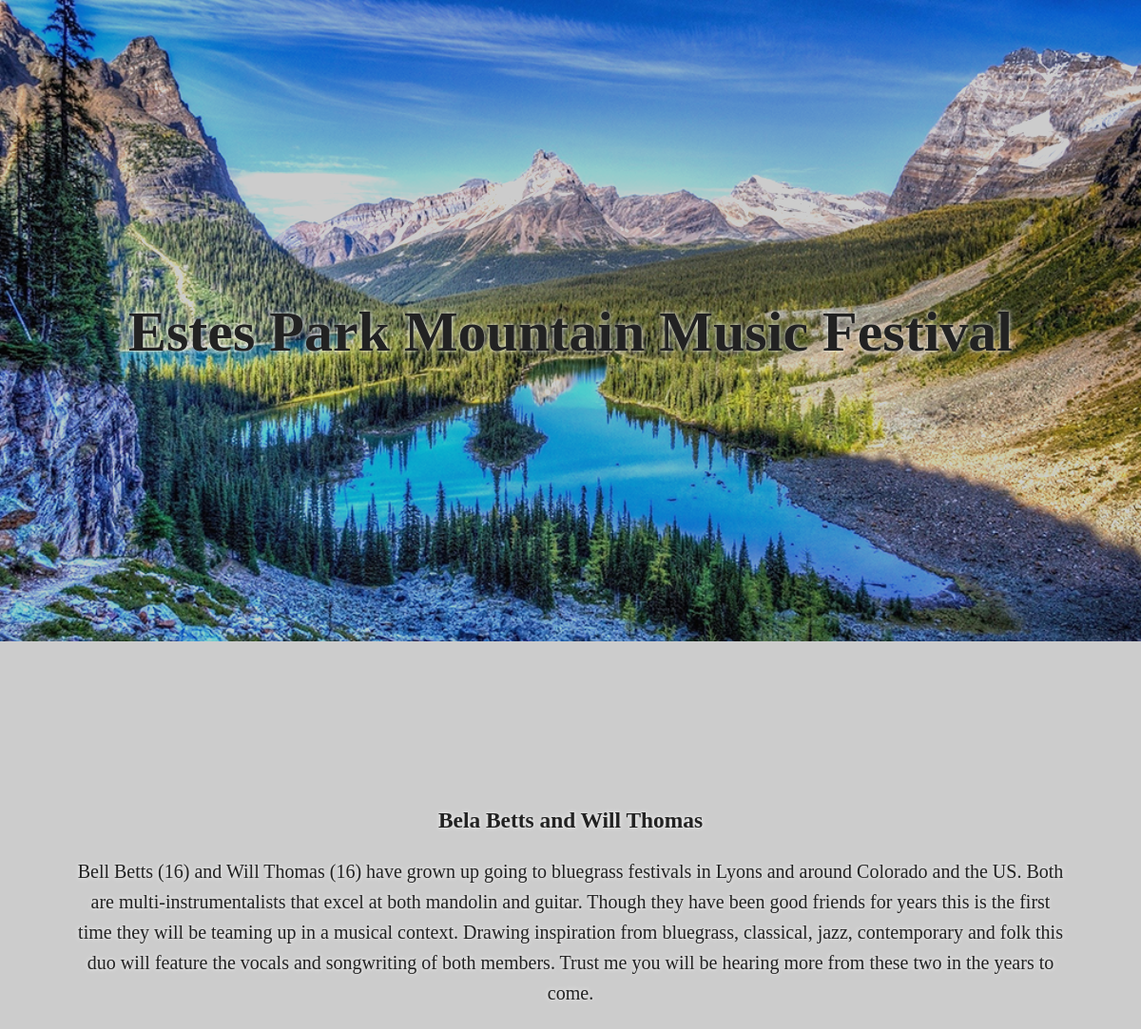
Before: /band/6/ with the older database file.
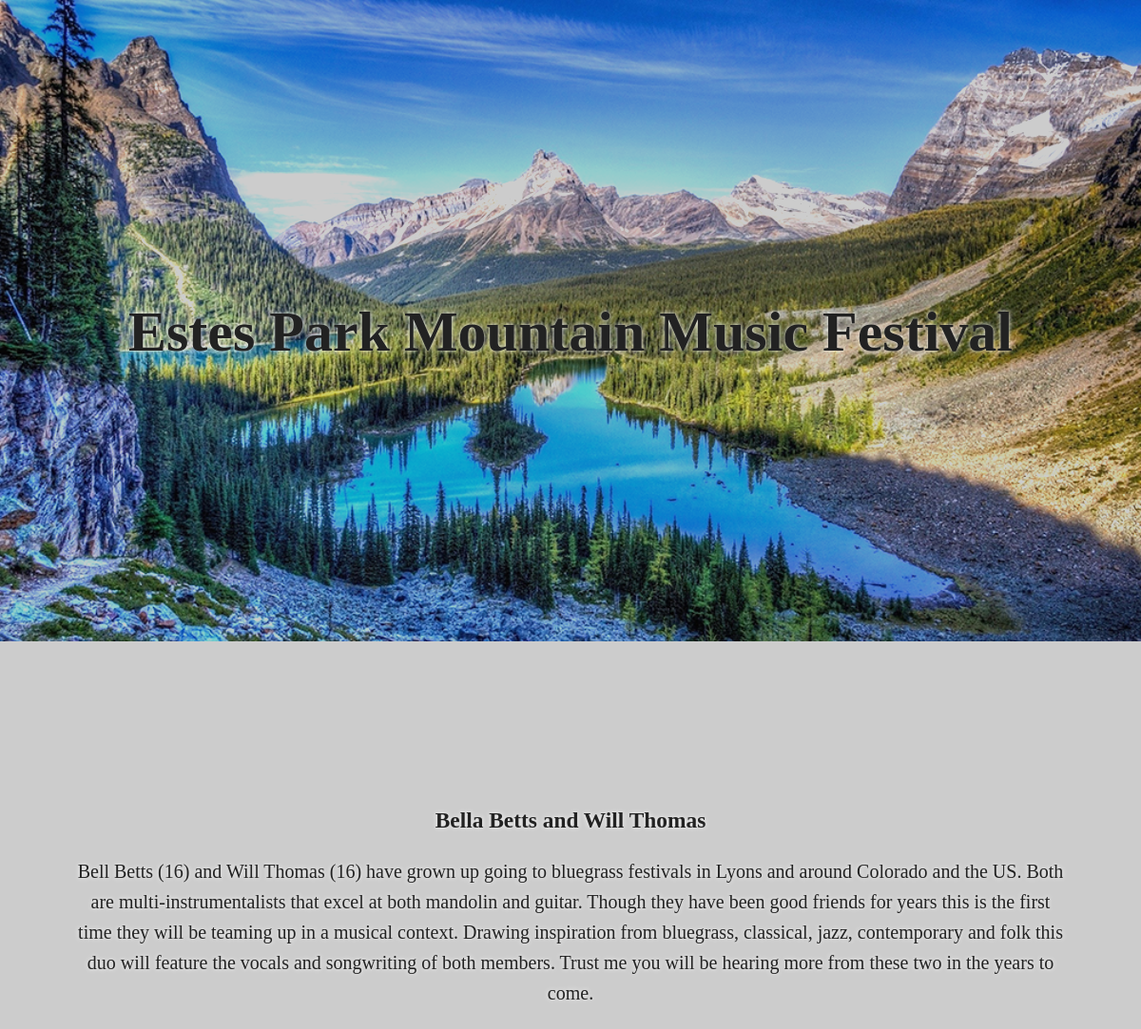
After: the same page with the newer database file.
### bands/models.py (models this page shows, shortened)
class band(models.Model):
    priority = models.CharField(max_length=2)
    name = models.CharField(max_length=255)
    description = models.TextField(blank=True, null=True)
    short_description = models.CharField(blank=True, null=True, max_length=100)
    video = models.URLField(max_length=200, blank=True, null=True)
    website = models.URLField(max_length=200, blank=True, null=True)

### bands/views.py (the view)
# urls.py: url(r'^band/(?P<pk>\d+)/$', band_details, name='band'),
def band_details(request, pk):
    bandx = get_object_or_404(band, pk=pk)
    return render(request, 'band_detail.html', {'band': bandx})

### Templates/band_detail.html (shortened to what this page needs)
{% extends '_partials/base.html' %}
{% block content %}
    <h3>
      {% if band.website %}<a href="{{ band.website }}" class="name"> {% endif %} {{ band.name }} {% if band.website %}</a> {% endif %}
    </h3>
    <p>{{ band.description }}</p>
{% endblock content %}

Changed rows visible on the page:
changed band: name "Bela Betts and Will Thomas" → "Bella Betts and Will Thomas"
